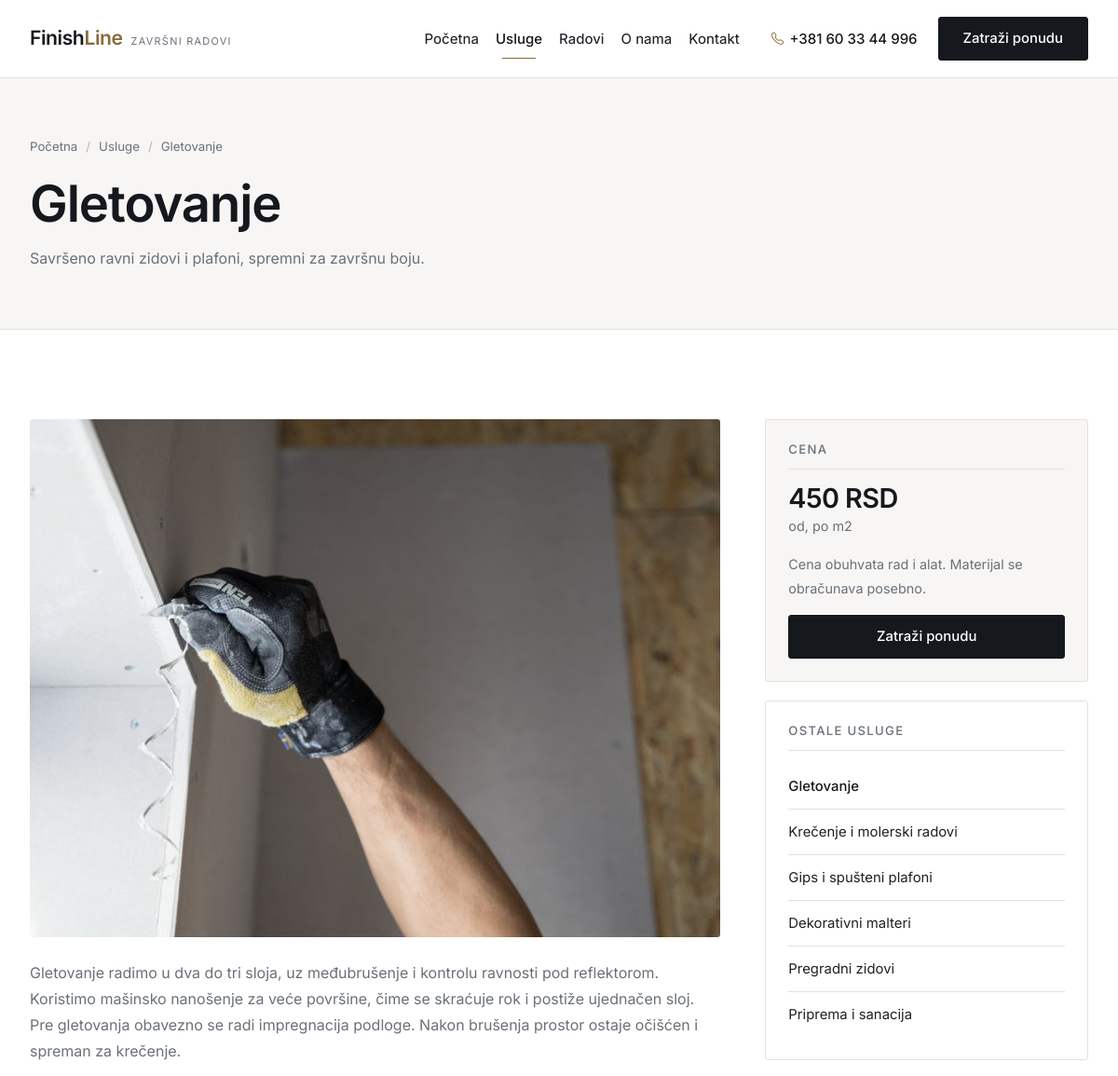
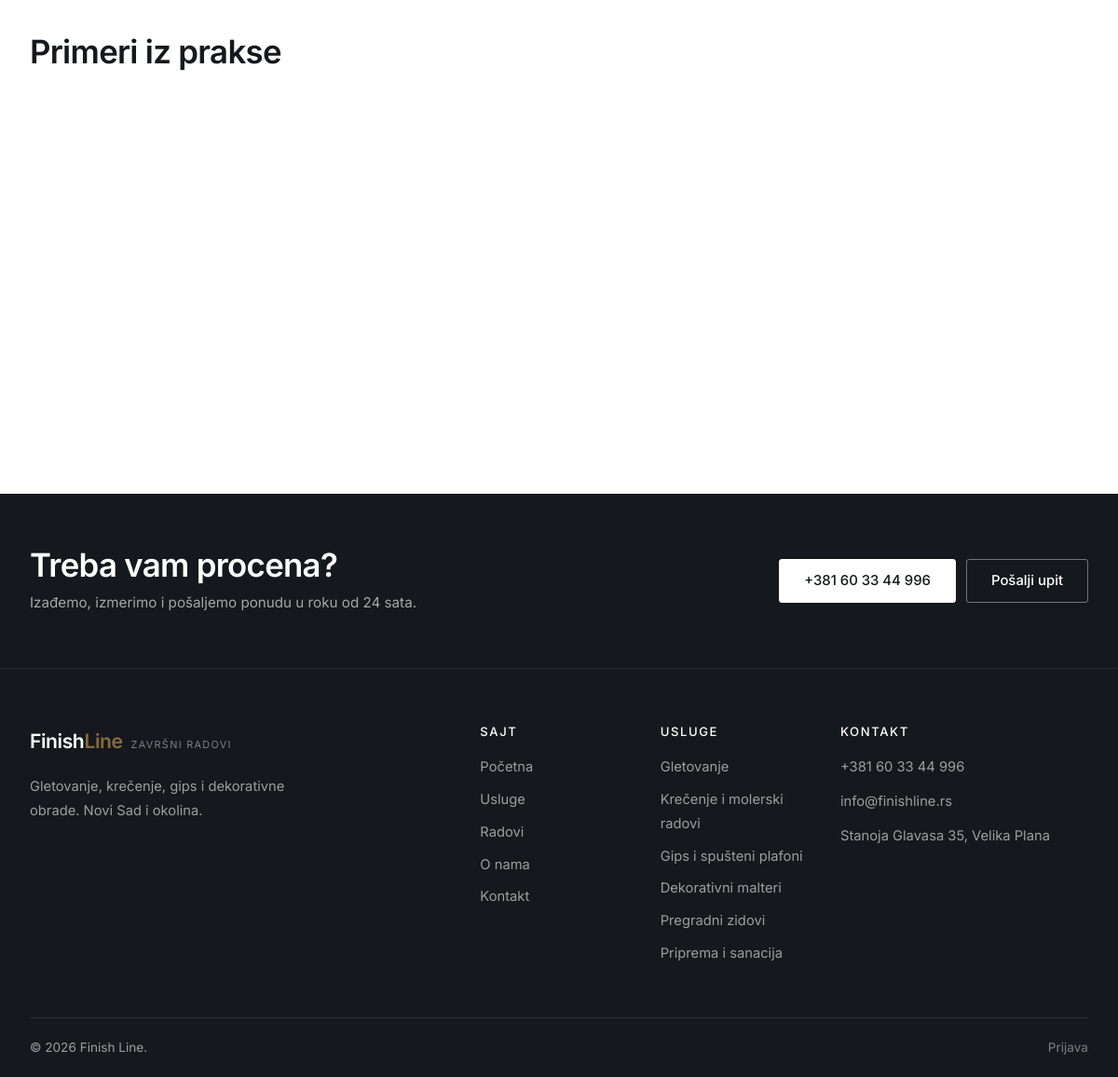
Screenshot of /usluge/gletovanje with the database file from the repository (2 pictures, top to bottom).
### tables this page shows
CREATE TABLE `usluge` (
    `id`          INT UNSIGNED NOT NULL AUTO_INCREMENT,
    `naziv`       VARCHAR(120) NOT NULL,
    `slug`        VARCHAR(140) NOT NULL,
    `ikona`       VARCHAR(60)  NOT NULL DEFAULT 'bi-tools',
    `kratak_opis` VARCHAR(255) NOT NULL DEFAULT '',
    `opis`        TEXT,
    `cena_od`     DECIMAL(10,2) NOT NULL DEFAULT 0.00,
    `jedinica`    VARCHAR(20)  NOT NULL DEFAULT 'm2',
    `slika`       VARCHAR(255) DEFAULT NULL,
    `redosled`    INT NOT NULL DEFAULT 0,
    `aktivna`     TINYINT(1) NOT NULL DEFAULT 1,
    PRIMARY KEY (`id`),
    UNIQUE KEY `uq_usluge_slug` (`slug`)
);

### app/core/Controller.php (called while the page is built, shortened)
<?php
abstract class Controller
{
    protected function prikaz(string $prikaz, array $podaci = [], string $layout = 'main'): void
    {
        $fajl = APP_ROOT . '/app/views/' . $prikaz . '.php';
        extract($podaci, EXTR_SKIP);
        require $fajl;
        require APP_ROOT . '/app/views/layouts/' . $layout . '.php';
    }
    protected function model(string $naziv): Model
    {
        return new $naziv();
    }
}

### app/controllers/UslugeController.php (called while the page is built, shortened)
<?php
final class UslugeController extends Controller
{
    public function prikazi(string $slug): void
    {
        $model  = $this->model('Usluga');
        $usluga = $model->poSlugu($slug);
        $this->prikaz('usluge/prikaz', [
            'naslovStrane' => $usluga['naziv'] . ' - ' . APP_NAME,
            'opisStrane'   => $usluga['kratak_opis'],
            'usluga'       => $usluga,
            'radovi'       => $this->model('Rad')->poUsluzi((int) $usluga['id'], 6),
            'ostale'       => $model->aktivne(),
        ]);
    }
}

### app/core/Aplikacija.php (called while the page is built, shortened)
<?php
final class Aplikacija
{
    private Router $ruter;
    public function __construct()
    {
        $this->ruter = new Router();
    }
    private function ucitajKlase(): void
    {
        spl_autoload_register(static function (string $klasa): void {
            $folderi = ['core', 'models', 'controllers'];
            foreach ($folderi as $folder) {
                $fajl = APP_ROOT . '/app/' . $folder . '/' . $klasa . '.php';
                if (is_file($fajl)) {
                    return;
                }
            }
        });
        require_once APP_ROOT . '/app/core/pomocne.php';
    }
    public function pokreni(): void
    {
        $url = $this->trenutnaAdresa();
        $ruta = $this->ruter->pronadji($url);
        $metoda = $ruta['metoda'];
        try {
            $kontroler = new $klasa();
            $kontroler->$metoda(...$ruta['parametri']);
        } catch (Throwable $e) {
            $this->obradiIzuzetak($e);
        }
    }
    private function trenutnaAdresa(): string
    {
        if (isset($_GET['url'])) {
            return trim((string) $_GET['url'], '/');
        }
        $putanja = parse_url($_SERVER['REQUEST_URI'] ?? '/', PHP_URL_PATH) ?? '/';
        return trim(rawurldecode($putanja), '/');
    }
}

### index.php (called while the page is built, shortened)
<?php
require_once __DIR__ . '/app/core/Aplikacija.php';
$aplikacija = new Aplikacija();
$aplikacija->pokreni();

### app/core/pomocne.php (called while the page is built, shortened)
<?php
function e($tekst): string
{
    return htmlspecialchars((string) $tekst, ENT_QUOTES | ENT_SUBSTITUTE, 'UTF-8');
}
function url(string $putanja = ''): string
{
    return BASE_URL . ltrim($putanja, '/');
}
function asset(string $putanja): string
{
    return BASE_URL . 'assets/' . ltrim($putanja, '/');
}
function slika(?string $putanja, string $rezervna = 'img/placeholder.svg'): string
{
    $putanja = ltrim($putanja, '/');
    if (is_file(APP_ROOT . '/assets/' . $putanja)) {
        return asset($putanja);
    }
    return asset($rezervna);
}
function cena($iznos, string $valuta = 'RSD'): string
{
    return number_format((float) $iznos, 0, ',', '.') . ' ' . $valuta;
}

### app/core/Database.php (called while the page is built, shortened)
<?php
final class Database
{
    private static ?PDO $veza = null;
    public static function veza(): PDO
    {
        if (self::$veza !== null) {
            return self::$veza;
        }
        $dsn = sprintf('mysql:host=%s;dbname=%s;charset=%s', DB_HOST, DB_NAME, DB_CHARSET);
        try {
            self::$veza = new PDO($dsn, DB_USER, DB_PASS, [
                PDO::ATTR_ERRMODE            => PDO::ERRMODE_EXCEPTION,
                PDO::ATTR_DEFAULT_FETCH_MODE => PDO::FETCH_ASSOC,
                PDO::ATTR_EMULATE_PREPARES   => false,
                PDO::ATTR_STRINGIFY_FETCHES  => false,
            ]);
        } catch (PDOException $e) {
            if (DEBUG) {
                die('<h1>Greska pri povezivanju sa bazom</h1><p>' . htmlspecialchars($e->getMessage()) . '</p>'
                  . '<p>Proverite da li je MySQL pokrenut i da li je baza <b>' . DB_NAME . '</b> uvezena.</p>');
            }
            http_response_code(500);
            die('Trenutno nije moguce pristupiti bazi podataka.');
        }
        return self::$veza;
    }
}

### app/core/Model.php (called while the page is built, shortened)
<?php
abstract class Model
{
    protected PDO $db;
    public function __construct()
    {
        $this->db = Database::veza();
    }
    protected function upit(string $sql, array $parametri = []): PDOStatement
    {
        $st = $this->db->prepare($sql);
        $st->execute($parametri);
        return $st;
    }
    protected function sviRedovi(string $sql, array $parametri = []): array
    {
        return $this->upit($sql, $parametri)->fetchAll();
    }
    protected function jedanRed(string $sql, array $parametri = []): ?array
    {
        $red = $this->upit($sql, $parametri)->fetch();
        return $red === false ? null : $red;
    }
}

### app/models/Usluga.php (called while the page is built, shortened)
<?php
final class Usluga extends Model
{
    public function aktivne(?int $limit = null): array
    {
        $sql = 'SELECT * FROM usluge WHERE aktivna = 1 ORDER BY redosled, naziv';
        if ($limit !== null) {
            $sql .= ' LIMIT ' . max(1, (int) $limit);
        }
        return $this->sviRedovi($sql);
    }
    public function poSlugu(string $slug): ?array
    {
        return $this->jedanRed(
            'SELECT * FROM usluge WHERE slug = ? AND aktivna = 1 LIMIT 1',
            [$slug]
        );
    }
}

### app/core/Auth.php (called while the page is built, shortened)
<?php
final class Auth
{
    public static function prijavljen(): bool
    {
        return isset($_SESSION['korisnik']['id']);
    }
}

### app/views/usluge/prikaz.php (the view, shortened to what this page needs)
<?php
$naslov        = $usluga['naziv'];
$podnaslov     = $usluga['kratak_opis'];
$putanjaStavke = ['Usluge' => url('usluge'), $usluga['naziv'] => null];
require APP_ROOT . '/app/views/partials/naslov-strane.php';
?>
<section class="odeljak">
    <div class="container">
        <div class="row g-5">
            <div class="col-lg-8">
                <div class="slika-okvir mb-4">
                    <img src="<?= slika($usluga['slika']) ?>" alt="<?= e($usluga['naziv']) ?>">
                </div>
                <div class="tekst-sadrzaja">
                    <?php foreach (preg_split('/\r\n|\r|\n/', (string) $usluga['opis']) as $pasus): ?>
                        <?php if (trim($pasus) !== ''): ?>
                            <p><?= e($pasus) ?></p>
                        <?php endif; ?>
                    <?php endforeach; ?>
                </div>
                <?php if (!empty($radovi)): ?>
                    <h2 class="mt-5 mb-4">Primeri iz prakse</h2>
                    <div class="row g-4">
                        <?php foreach ($radovi as $r): ?>
                            <div class="col-sm-6">
                            </div>
                        <?php endforeach; ?>
                    </div>
                <?php endif; ?>
            </div>
            <aside class="col-lg-4">
                <div class="bocna-kutija istaknuta">
                    <h3>Cena</h3>
                    <div class="bocna-cena">
                        <strong><?= e(cena($usluga['cena_od'])) ?></strong>
                        od, po <?= e($usluga['jedinica']) ?>
                    </div>
                    <p>Cena obuhvata rad i alat. Materijal se obračunava posebno.</p>
                    <a href="<?= url('kontakt') ?>#forma" class="dugme dugme-glavno w-100">Zatraži ponudu</a>
                </div>
                <div class="bocna-kutija">
                    <h3>Ostale usluge</h3>
                    <ul class="bocna-lista">
                        <?php foreach ($ostale as $o): ?>
                            <li class="<?= (int) $o['id'] === (int) $usluga['id'] ? 'aktivna' : '' ?>">
                                <a href="<?= url('usluge/' . $o['slug']) ?>"><?= e($o['naziv']) ?></a>
                            </li>
                        <?php endforeach; ?>
                    </ul>
                </div>
            </aside>
        </div>
    </div>
</section>

### app/views/partials/naslov-strane.php (shortened to what this page needs)
<section class="naslov-strane">
    <div class="container">
        <?php if (!empty($putanjaStavke)): ?>
            <ul class="putanja">
                <li><a href="<?= url() ?>">Početna</a></li>
                <?php foreach ($putanjaStavke as $tekst => $adresa): ?>
                    <li><?= $adresa ? '<a href="' . e($adresa) . '">' . e($tekst) . '</a>' : e($tekst) ?></li>
                <?php endforeach; ?>
            </ul>
        <?php endif; ?>
        <h1><?= e($naslov) ?></h1>
        <?php if (!empty($podnaslov)): ?>
            <p><?= e($podnaslov) ?></p>
        <?php endif; ?>
    </div>
</section>

### app/views/partials/podnozje.php
<?php $uslugeFooter = $uslugeFooter ?? (new Usluga())->aktivne(6); ?>
<section class="traka-poziv">
    <div class="container">
        <div class="traka-poziv-sadrzaj">
            <div>
                <h2>Treba vam procena?</h2>
                <p>Izađemo, izmerimo i pošaljemo ponudu u roku od 24 sata.</p>
            </div>
            <div class="traka-poziv-dugmad">
                <a href="tel:<?= e(str_replace(' ', '', FIRMA_TEL)) ?>" class="dugme dugme-belo">
                    <?= e(FIRMA_TEL) ?>
                </a>
                <a href="<?= url('kontakt') ?>#forma" class="dugme dugme-obrub">Pošalji upit</a>
            </div>
        </div>
    </div>
</section>
<footer class="podnozje">
    <div class="container">
        <div class="row g-4">
            <div class="col-lg-5">
                <a class="logo" href="<?= url() ?>">
                    <strong>Finish<span>Line</span></strong>
                    <small>završni radovi</small>
                </a>
                <p class="podnozje-opis">
                    Gletovanje, krečenje, gips i dekorativne obrade.
                    Novi Sad i okolina.
                </p>
            </div>
            <div class="col-6 col-lg-2">
                <h3>Sajt</h3>
                <ul class="podnozje-lista">
                    <li><a href="<?= url() ?>">Početna</a></li>
                    <li><a href="<?= url('usluge') ?>">Usluge</a></li>
                    <li><a href="<?= url('radovi') ?>">Radovi</a></li>
                    <li><a href="<?= url('o-nama') ?>">O nama</a></li>
                    <li><a href="<?= url('kontakt') ?>">Kontakt</a></li>
                </ul>
            </div>
            <div class="col-6 col-lg-2">
                <h3>Usluge</h3>
                <ul class="podnozje-lista">
                    <?php foreach ($uslugeFooter as $u): ?>
                        <li><a href="<?= url('usluge/' . $u['slug']) ?>"><?= e($u['naziv']) ?></a></li>
                    <?php endforeach; ?>
                </ul>
            </div>
            <div class="col-lg-3">
                <h3>Kontakt</h3>
                <ul class="podnozje-kontakt">
                    <li><a href="tel:<?= e(str_replace(' ', '', FIRMA_TEL)) ?>"><?= e(FIRMA_TEL) ?></a></li>
                    <li><a href="mailto:<?= e(FIRMA_MAIL) ?>"><?= e(FIRMA_MAIL) ?></a></li>
                    <li><?= e(FIRMA_ADRESA) ?></li>
                </ul>
            </div>
        </div>
        <div class="podnozje-dno">
            <p>&copy; <?= date('Y') ?> <?= e(APP_NAME) ?>.</p>
            <p>
                <?php if (Auth::prijavljen()): ?>
                    <a href="<?= url('admin') ?>">Administracija</a>
                <?php else: ?>
                    <a href="<?= url('prijava') ?>">Prijava</a>
                <?php endif; ?>
            </p>
        </div>
    </div>
</footer>

### rows the page displays
usluge: tekst "Usluge", naziv "Gletovanje", kratak_opis "Savršeno ravni zidovi i plafoni, spremni za završnu boju.", slika (picture), opis "Gletovanje radimo u dva do tri sloja, uz međubrušenje i kontrolu ravnosti pod reflektorom. Koristimo mašinsko nanošenje za veće površine, čime se skraćuje rok i postiže ujednačen sloj. Pre gletovanja obavezno se radi impregnacija podloge. Nakon brušenja prostor ostaje očišćen i spreman za krečenje.", cena_od "450 RSD", jedinica "m2"
usluge: naziv "Krečenje i molerski radovi"
usluge: naziv "Gips i spušteni plafoni"
usluge: naziv "Dekorativni malteri"
usluge: naziv "Pregradni zidovi"
usluge: naziv "Priprema i sanacija"

### other values shown
FIRMA_TEL "+381 60 33 44 996"
$tekst "Gletovanje"
FIRMA_MAIL "info@finishline.rs"
FIRMA_ADRESA "Stanoja Glavasa 35, Velika Plana"
APP_NAME "Finish Line"
